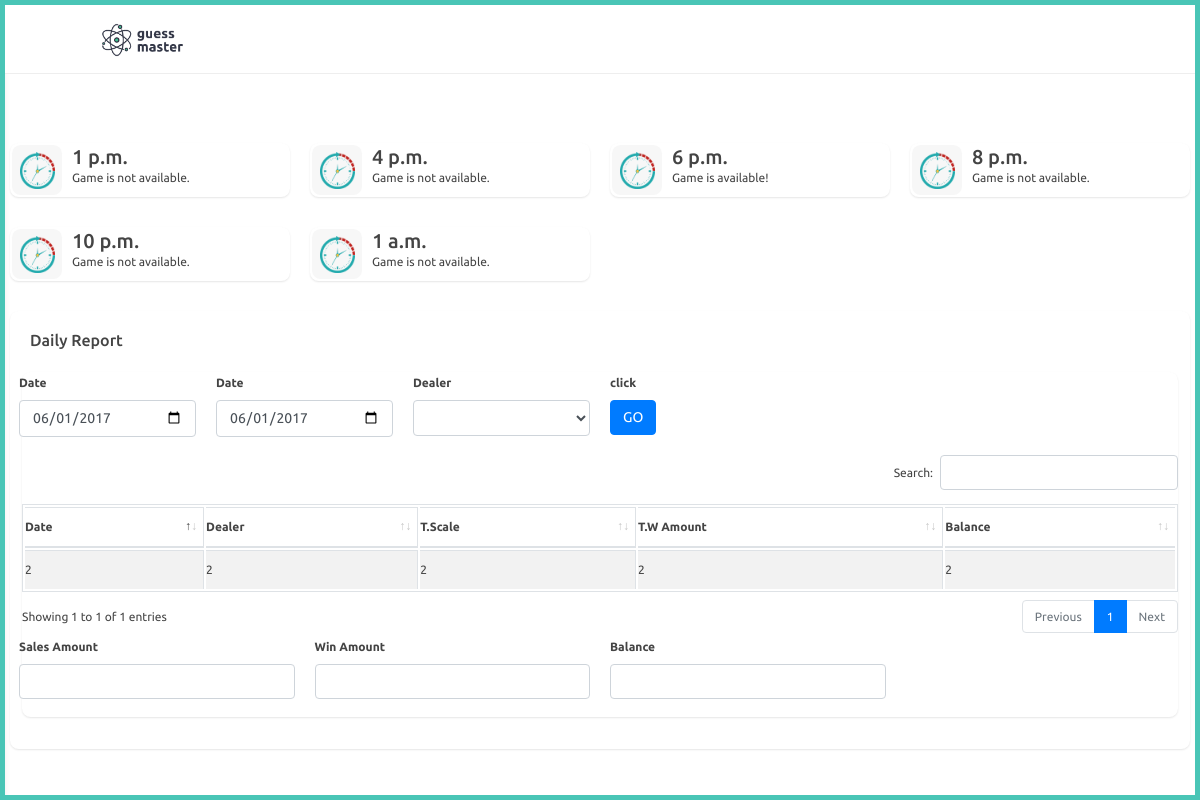
Page /agent/index (signed in) on the committed database.
### adminapp/models.py (models this page shows, shortened)
class PlayTime(models.Model):
    start_time = models.TimeField()
    end_time = models.TimeField()
    game_time = models.TimeField()

### agent/views.py (the view)
# urls.py: path('index',views.index,name="index"),
@login_required
@agent_required
def index(request):
    ist = pytz_timezone('Asia/Kolkata')
    current_time = timezone.now().astimezone(ist).time()
    print(current_time)
    play_times = PlayTime.objects.filter().all()
    play_time_availabilities = []
    for time in play_times:
        if time.start_time <= current_time <= time.end_time:
            play_time_availabilities.append(True)
        else:
            play_time_availabilities.append(False)
    zipped_play_times = zip(play_times, play_time_availabilities)
    context = {
        'play_times': play_times,
        'zipped_play_times': zipped_play_times,
    }
    return render(request,"agent/index.html",context)

### templates/agent/index.html (shortened to what this page needs)
{% extends 'agent/partials/base.html' %}
{% load static %}
{% block content %}
<div id="main-content">
    <div class="container-fluid">
        <div class="block-header">
            <div class="row">
                <div class="col-lg-5 col-md-8 col-sm-12">
                    <h2><a href="javascript:void(0);" class="btn btn-xs btn-link btn-toggle-fullwidth"><i
                                class="fa fa-arrow-left"></i></a>{{current_time}}</h2>
                </div>
            </div>
        </div>
        <div class="row clearfix">
            {% for time, is_available in zipped_play_times %}
            {% if is_available %}
            <div class="col-lg-3 col-md-12">
                <a href="{% url 'agent:play_game' time.id %}">
                <div class="card top_counter currency_state">
                    <div class="body">
                        <div class="icon"><img src="{% static 'images/game1.png' %}" width="35" /></div>
                        <div class="content">
                            <h5 class="number">{{ time.game_time }}</h5>
                            {% if is_available %}
                            <p>Game is available!</p>
                            {% else %}
                            <p>Game is not available.</p>
                            {% endif %}
                        </div>
                    </div>
                </div>
                </a>
            </div>
            {% else %}
            <div class="col-lg-3 col-md-12">
                <a href="#" onclick="noGame()" data-type="confirm" class="js-sweetalert">
                <div class="card top_counter currency_state">
                    <div class="body">
                        <div class="icon"><img src="{% static 'images/game1.png' %}" width="35" /></div>
                        <div class="content">
                            <h5 class="number">{{ time.game_time }}</h5>
                            {% if is_available %}
                            <p>Game is available!</p>
                            {% else %}
                            <p>Game is not available.</p>
                            {% endif %}
                        </div>
                    </div>
                </div>
            </a>
            </div>
            {% endif %}
            {% endfor %}
        </div>
        <div class="row clearfix">
            <div class="col-lg-12 col-md-12 col-sm-12">
                <div class="card">
                    <div class="header">
                        <h2>Daily Report</h2>
                    </div>
                    <div class="body">
                        <div class="col-lg-12">
                            <div class="card">
                                <div class="body">
                                    <div class="row clearfix">
                                         <div class="col-lg-2 col-md-6 col-sm-12">
                                            <div class="form-group">
                                                <label for="tax-id" class="control-label">Date</label>
                                                <input type="date" value="2017-06-01" class="form-control">
                                            </div>
                                        </div>
                                            <div class="col-lg-2 col-md-6 col-sm-12">
                                               <div class="form-group">
                                                   <label for="tax-id" class="control-label">Date</label>
                                                   <input type="date" value="2017-06-01" class="form-control">
                                               </div>
                                           </div>
                                     <div class="col-lg-2 col-md-6 col-sm-12">
                                        <div class="form-group">
                                            <label for="tax-id" class="control-label">Dealer</label>
                                            <div class="mb-3">
                                                <select class="form-control show-tick ms select2" data-placeholder="Select">
                                                    <option></option>
                                                    <option>1</option>
                                                </select>
                                            </div>
                                        </div>
                                    </div>
                                        <div class="col-lg-2 col-md-6 col-sm-12">
                                            <div class="form-group">
                                                <label for="ssn" class="control-label">  click </label>
                                                <br><button type="button" class="btn btn-primary">GO</button>
                                            </div>
                                        </div>
                                    </div>
                                 </div>
                                    <div class="table-responsive">
                                        <table class="table table-bordered table-striped table-hover dataTable js-exportable">
                                            <thead>
                                                <tr>
                                                    <th>Date</th>
                                                    <th>Dealer</th>
                                                    <th> T.Scale</th>
                                                    <th> T.W Amount</th>
                                                    <th> Balance</th>
                                                </tr>
                                            </thead>
                                            <tbody>
                                                <tr>
                                                    <td>2</td>
                                                    <td>2</td>
                                                    <td>2</td>
                                                    <td>2</td>
                                                    <td>2</td>
                                                </tr>
                                            </tbody>
                                        </table>
                                        </div>
                                <div class="body">
                                     <div class=" row clearfix">
                                <div class="col-lg-3 col--md-6 col-sm-12">
                                    <div class="form-group">
                                        <label for="tax-id" class="control-label">Sales Amount</label>
                                        <input type="number"  class="form-control">
                                    </div>
                                </div>
                                    <div class="col-lg-3 col-md-6 col-sm-12">
                                       <div class="form-group">
                                           <label for="tax-id" class="control-label">Win Amount</label>
                                           <input type="number"  class="form-control">
                                       </div>
                                   </div>
                                   <div class="col-lg-3 col-md-6 col-sm-12">
                                    <div class="form-group">
                                        <label for="tax-id" class="control-label">Balance</label>
                                        <input type="number"  class="form-control">
                                    </div>
                                </div>
                            </div>
                                </div>
                            </div>
                        </div>
                    </div>
                    </div>
                </div>
            </div>
</div>
{% endblock %}

### static/css/color_skins.css (style rules this page uses)
.theme-cyan:before,.theme-cyan:after { background:#49c5b6 }

### rows in the picture
PlayTime: game_time "1 p.m.", shows "Game is not available."
PlayTime: game_time "4 p.m.", shows "Game is not available."
PlayTime: game_time "6 p.m.", shows "Game is available!"
PlayTime: game_time "8 p.m.", shows "Game is not available."
PlayTime: game_time "10 p.m.", shows "Game is not available."
PlayTime: game_time "1 a.m.", shows "Game is not available."
